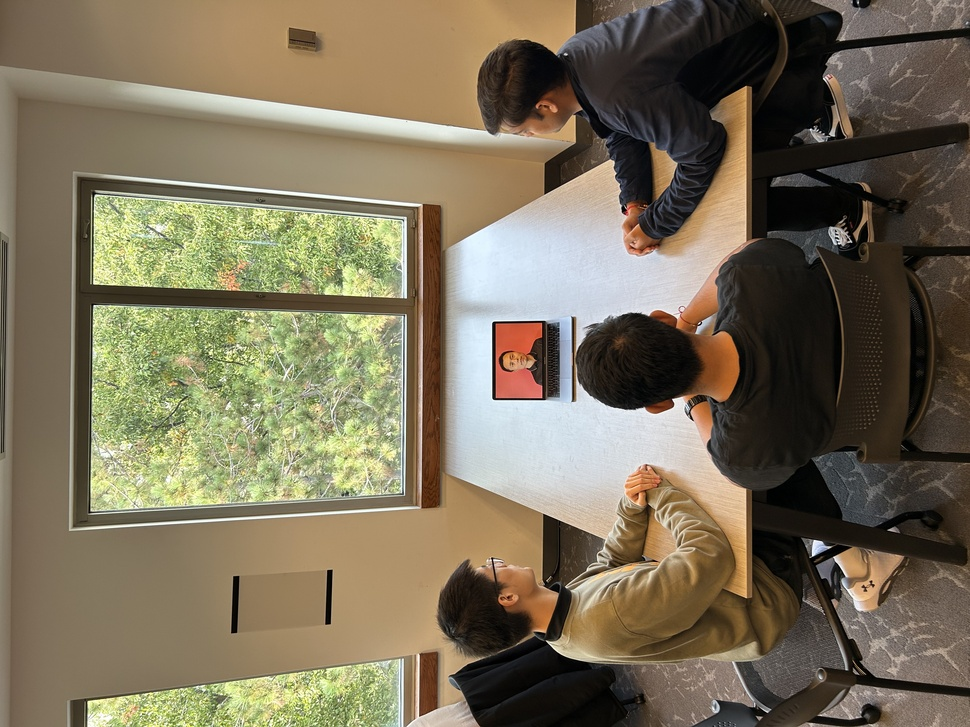
#> input picture storybook/IMG-7111.jpg, 970 x 727 px, shrunk from 4032 x 3024 before the run, found by its file name
$ python t2.py
#> lines starting #> are read from the running program, lines starting #| are printed output that depends on the picture; after the words box and inside, x2 and y2 are one past the last pixel; in counts of white or black regions, pixels touching at a corner belong together
import cv2
from IPython.display import Image, display
from PIL import Image

def cartoonize(input_path, output_path):
#> called with input_path = 'storybook/IMG-7111.jpg', output_path = 'storybook/output3.jpg'
    img = cv2.imread(input_path, cv2.IMREAD_UNCHANGED)
#> img is the input picture: shape (727, 970, 3); mean B, G, R 89.8, 112.3, 122.4

    # 使用高斯双边滤波进行降噪
    img = cv2.bilateralFilter(img, 9, 90, 90)

    gray = cv2.cvtColor(img, cv2.COLOR_BGR2GRAY)
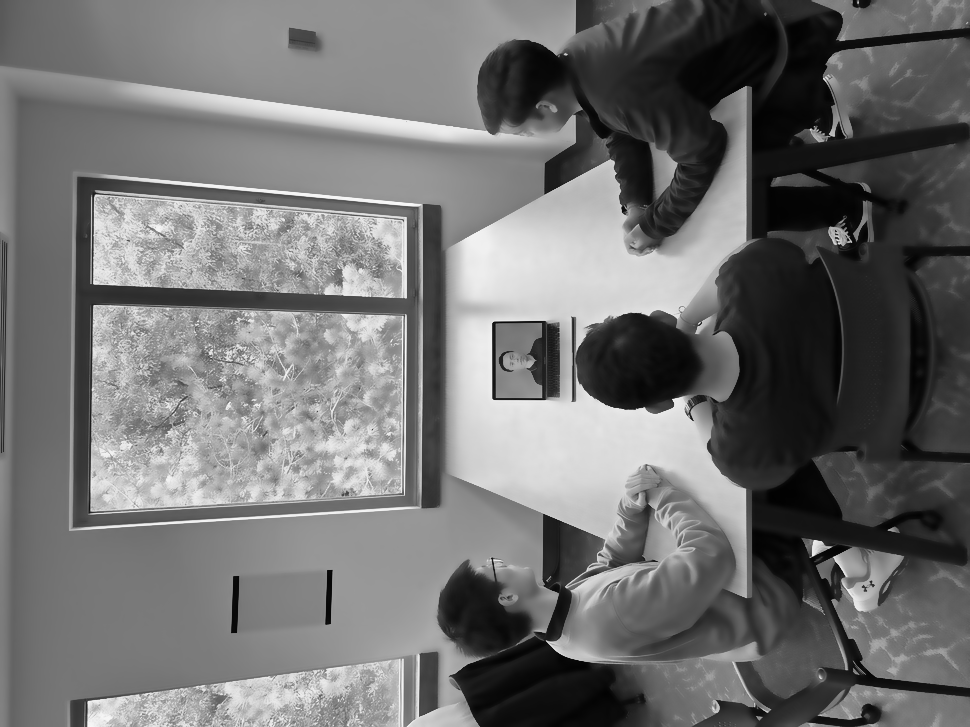
#> gray: shape (727, 970); min 1, max 252, mean 112.7
    gray_blur = cv2.medianBlur(gray, 17)
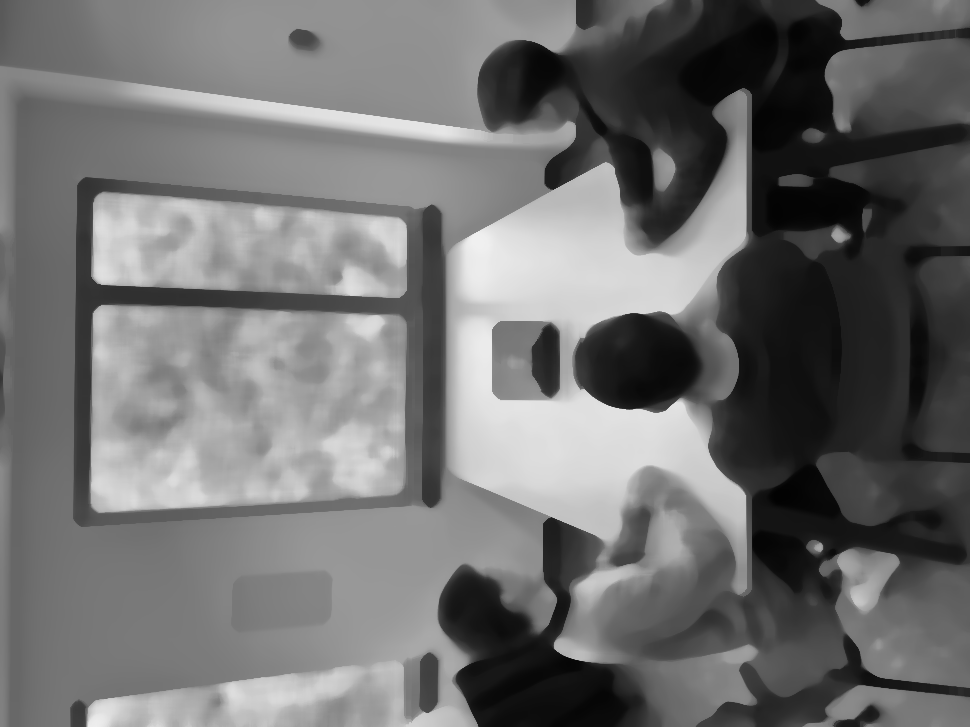
#> gray_blur: shape (727, 970); min 2, max 240, mean 111.7

    # 使用Canny边缘检测增强边缘
    edges = cv2.Canny(gray_blur, 100, 200)
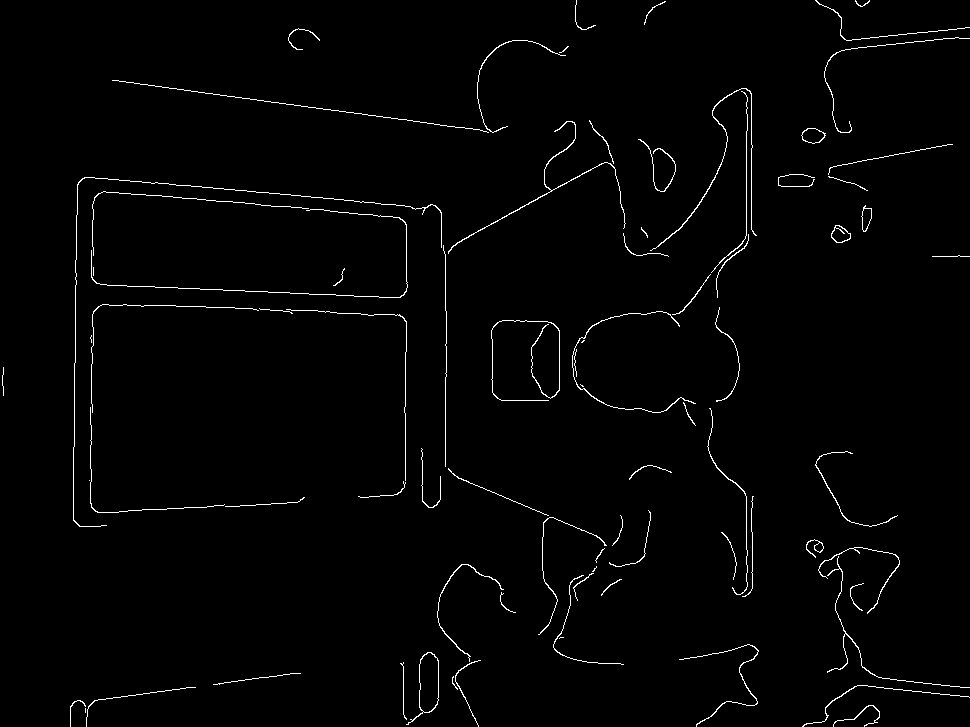
#> edges: shape (727, 970); 1.5% white in thin lines or dots

    # 增强边缘效果
    bigedges = cv2.adaptiveThreshold(edges, 255, cv2.ADAPTIVE_THRESH_MEAN_C, cv2.THRESH_BINARY, 23, 5)
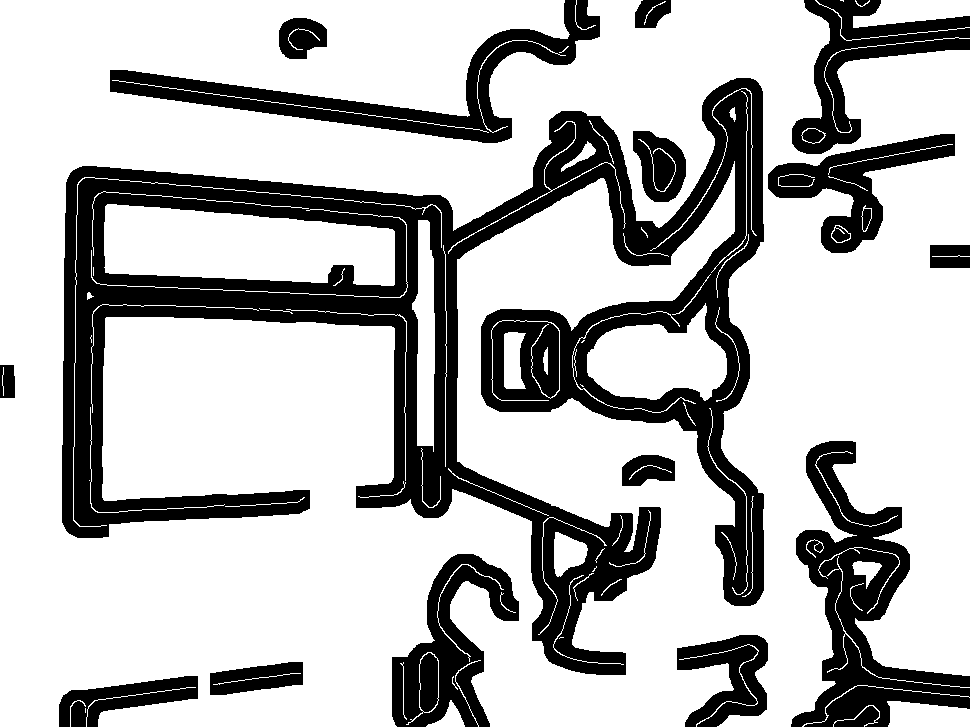
#> bigedges: shape (727, 970); 72.8% white; 15 black regions, largest, box (x1, y1, x2, y2) and area: (62, 78, 764, 675) 114821, (791, 441, 970, 727) 18562, (110, 0, 600, 143) 13838

    cartoon = cv2.bitwise_and(img, img, mask=bigedges)
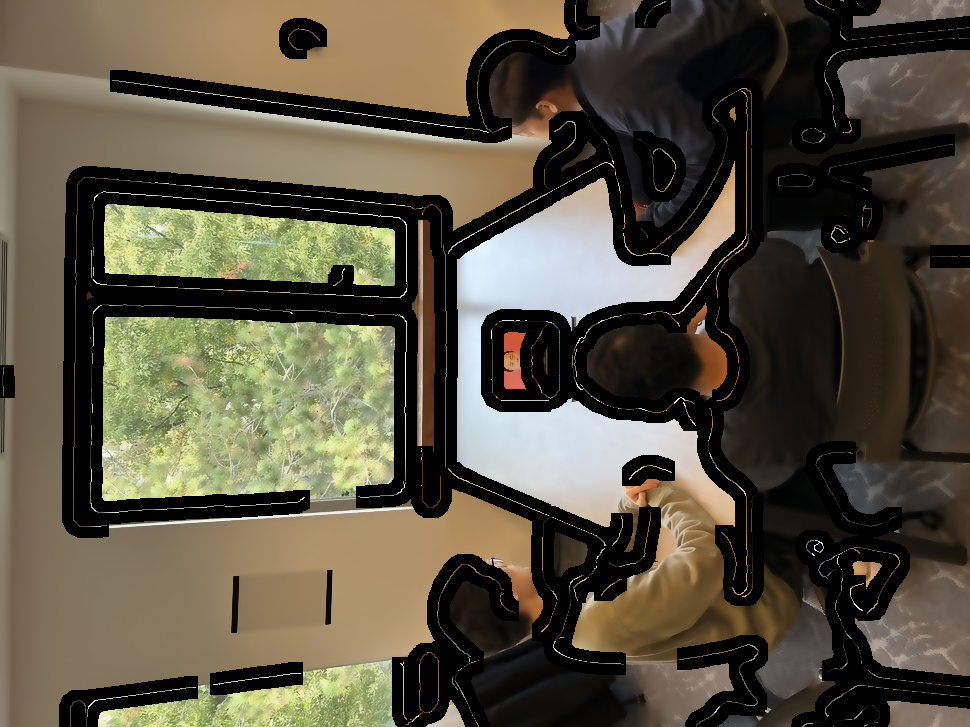
#> cartoon: shape (727, 970, 3); mean B, G, R 64.9, 81.9, 88.7

    cartoon_pil = cv2.cvtColor(cartoon, cv2.COLOR_BGR2RGB)
    display(Image.fromarray(cartoon_pil))

    cv2.imwrite(output_path, cartoon)

cartoonize('storybook/IMG-7111.jpg', 'storybook/output3.jpg')

$ run again, with storybook/IMG.jpg copied over storybook/IMG-7111.jpg
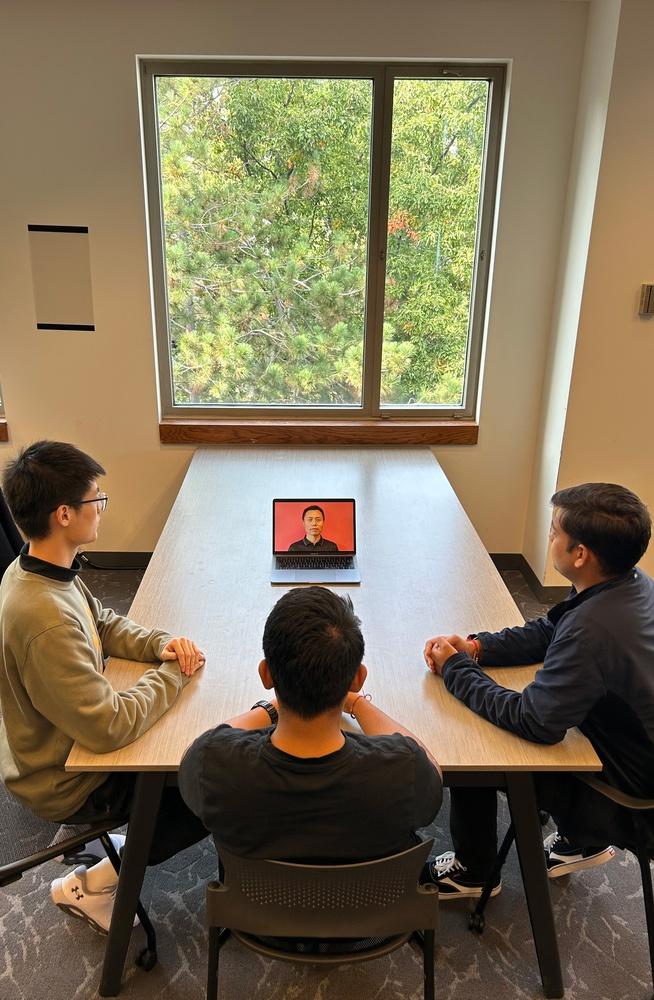
#> input picture storybook/IMG.jpg, 654 x 1000 px, shrunk from 2591 x 3961 before the run, found by its file name
#> in cartoonize, img is the input picture: shape (1000, 654, 3); mean B, G, R 87.2, 112.5, 124.8
#> in cartoonize, `edges = cv2.Canny(gray_blur, 100, 200)`:
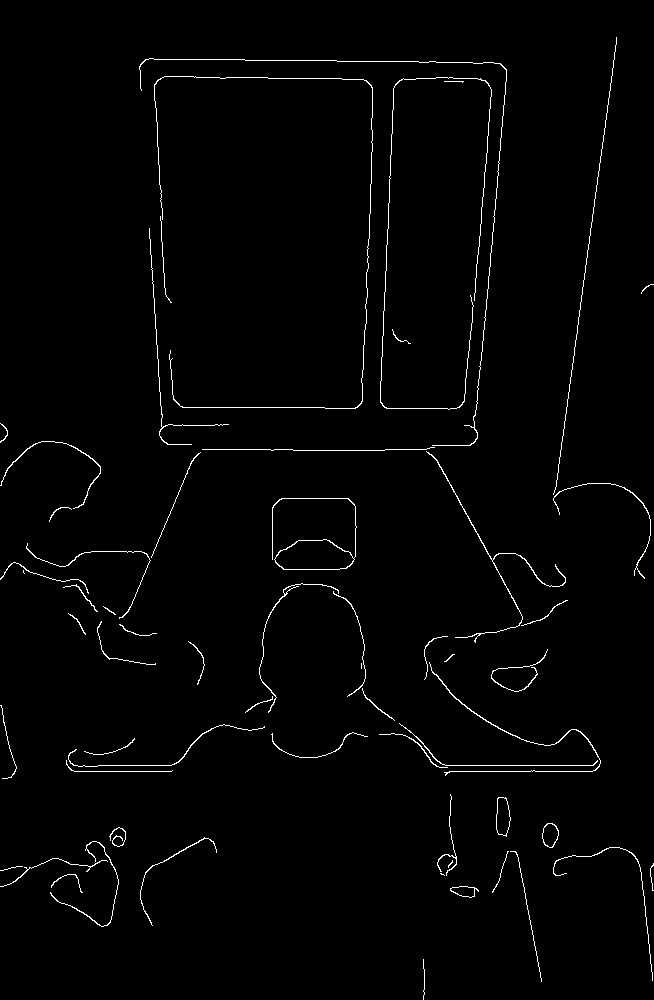
#> edges: shape (1000, 654); 1.5% white in thin lines or dots
#> bigedges: shape (1000, 654); 72.7% white; 11 black regions, largest, box (x1, y1, x2, y2) and area: (0, 48, 610, 784) 124065, (543, 35, 654, 586) 14416, (0, 818, 226, 936) 11822
#> in cartoonize, `cartoon = cv2.bitwise_and(img, img, mask=bigedges)`:
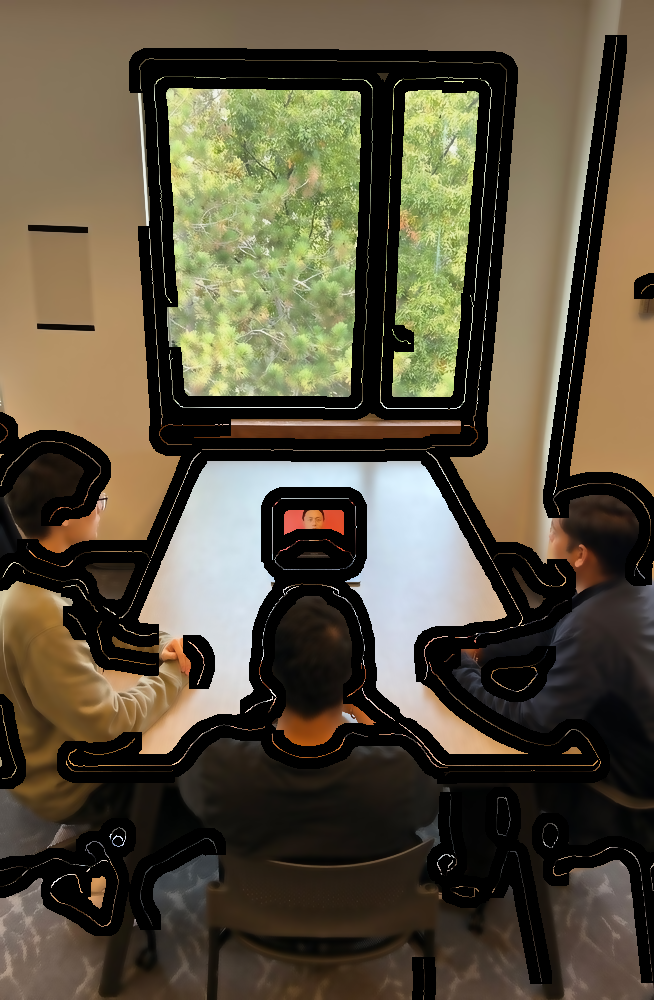
#> cartoon: shape (1000, 654, 3); mean B, G, R 63, 82, 90.2
